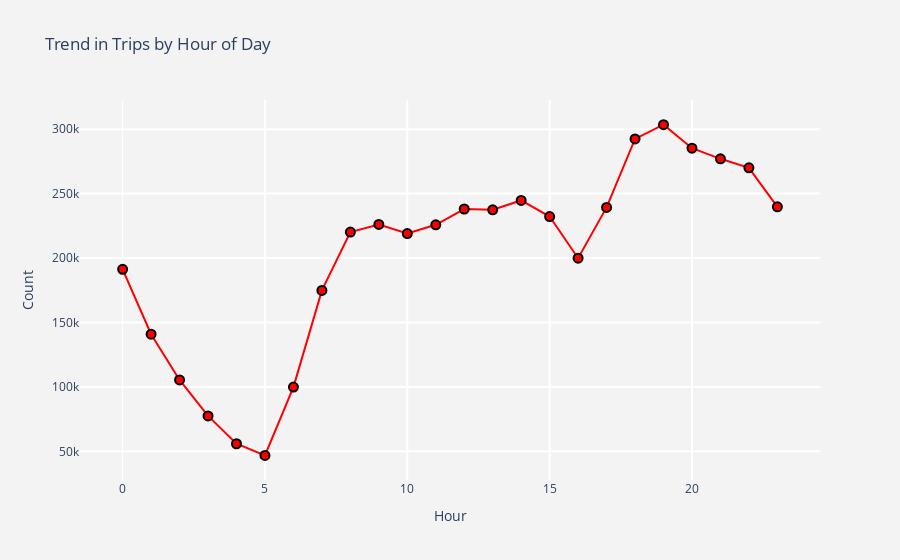

Here is the notebook cell this chart was saved with:
### Markdown cell above
Trend in Trips by Hour of Day

### Code cell
trips_hr = nyc_data["hour"].value_counts().reset_index()
trips_hr.columns = ["hour","count"]
trips_hr = trips_hr.sort_values(by = "hour",ascending = True)

trace = go.Scatter(x = trips_hr["hour"],y = trips_hr["count"],
                   mode = "markers+lines",
                  marker = dict(color = "red",size = 9,
                                line = dict(color = "black",width =2)))
#layout
layout = go.Layout(dict(title = "Trend in Trips by Hour of Day",
                        plot_bgcolor  = "rgb(243,243,243)",
                        paper_bgcolor = "rgb(243,243,243)",
                        xaxis = dict(gridcolor = 'rgb(255, 255, 255)',title = "Hour",
                                     zerolinewidth=1,ticklen=5,gridwidth=2),
                        yaxis = dict(gridcolor = 'rgb(255, 255, 255)',title = "Count",
                                     zerolinewidth=1,ticklen=5,gridwidth=2),
                       )
                  )

fig = go.Figure(data = [trace],layout = layout)
py.iplot(fig)

### Figure 1 — Plotly figure (JSON) as saved in the notebook; plotly's stock layout.template omitted (floating-point values rounded to 4 significant figures)
{"data": [{"marker": {"color": "red", "line": {"color": "black", "width": 2}, "size": 9}, "mode": "markers+lines", "type": "scatter", "x": [0, 1, 2, 3, 4, 5, 6, 7, 8, 9, 10, 11, 12, 13, 14, 15, 16, 17, 18, 19, 20, 21, 22, 23], "y": [191245, 140920, 105409, 77454, 55871, 46844, 99832, 174876, 220123, 226084, 219014, 225803, 238052, 237441, 244691, 232205, 199886, 239316, 292434, 303548, 285240, 277012, 270019, 239776]}], "layout": {"paper_bgcolor": "rgb(243,243,243)", "plot_bgcolor": "rgb(243,243,243)", "title": {"text": "Trend in Trips by Hour of Day"}, "xaxis": {"gridcolor": "rgb(255, 255, 255)", "gridwidth": 2, "ticklen": 5, "title": {"text": "Hour"}, "zerolinewidth": 1}, "yaxis": {"gridcolor": "rgb(255, 255, 255)", "gridwidth": 2, "ticklen": 5, "title": {"text": "Count"}, "zerolinewidth": 1}}}
